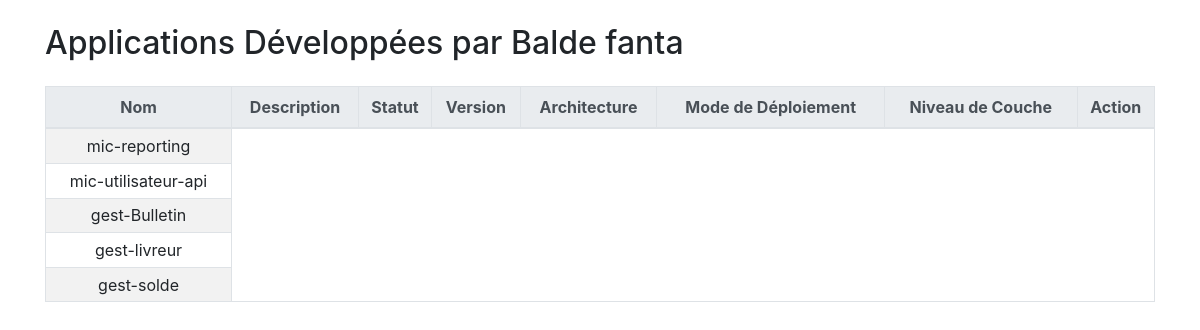
The page /autre/apppers.php?idpers=6 on the database its author committed.
### tables this page shows
CREATE TABLE `personne` (
  `id` int NOT NULL AUTO_INCREMENT,
  `nom` varchar(15) NOT NULL,
  `prenom` varchar(30) NOT NULL,
  `email` varchar(50) NOT NULL,
  `telephone` varchar(15) NOT NULL,
  `idtypers` int DEFAULT NULL,
  PRIMARY KEY (`id`),
  KEY `idtypers` (`idtypers`),
  CONSTRAINT `personne_ibfk_1` FOREIGN KEY (`idtypers`) REFERENCES `type_personne` (`id`)
);

CREATE TABLE `application` (
  `id` int NOT NULL AUTO_INCREMENT,
  `nom` varchar(20) NOT NULL,
  `description` varchar(200) NOT NULL,
  `statut` varchar(20) NOT NULL,
  `version` varchar(10) NOT NULL,
  `idarch` int DEFAULT NULL,
  `idmopl` int DEFAULT NULL,
  `idnicou` int DEFAULT NULL,
  PRIMARY KEY (`id`),
  KEY `idarch` (`idarch`),
  KEY `idmopl` (`idmopl`),
  KEY `idnicou` (`idnicou`),
  CONSTRAINT `application_ibfk_1` FOREIGN KEY (`idarch`) REFERENCES `architecture` (`id`),
  CONSTRAINT `application_ibfk_2` FOREIGN KEY (`idmopl`) REFERENCES `mode_deploiement` (`id`),
  CONSTRAINT `application_ibfk_3` FOREIGN KEY (`idnicou`) REFERENCES `niveau_couche` (`id`)
);

### autre/apppers.php (the view, shortened to what this page needs)
<?php
try {
    $mysql = new PDO('mysql:host=localhost;dbname=gest_app', 'root', 'lucia');
    $mysql->setAttribute(PDO::ATTR_ERRMODE, PDO::ERRMODE_EXCEPTION);
} catch (PDOException $e) {
    die("Erreur de connexion : " . $e->getMessage());
}
$idpers = isset($_GET['idpers']) ? intval($_GET['idpers']) : '';
$sql = "
SELECT
    personne.nom AS nom_personne,
    personne.prenom AS prenom_personne,
    application.nom AS nom_application
FROM
    developper
JOIN
    personne ON developper.idpers = personne.id
JOIN
    application ON developper.idapp = application.id
WHERE
    developper.idpers = :idpers;
";
$stmt = $mysql->prepare($sql);
$stmt->bindParam(':idpers', $idpers);
$stmt->execute();
$applications = $stmt->fetchAll(PDO::FETCH_ASSOC);
?>
<!DOCTYPE html>
<html lang="fr">
<head>
    <link rel="stylesheet" href="https://stackpath.bootstrapcdn.com/bootstrap/4.5.2/css/bootstrap.min.css">
</head>
<body>
    <div class="container mt-4">
        <h2 class="mb-4">Applications Développées par <?= htmlspecialchars($applications[0]['nom_personne']) . ' ' . htmlspecialchars($applications[0]['prenom_personne']) ?></h2>
        <?php if (count($applications) > 0) : ?>
            <table class="table table-striped table-bordered table-sm text-center">
                <thead class="thead-light">
                    <tr>
                        <th class="py-2">Nom</th>
                    <th class="py-2">Description</th>
                    <th class="py-2">Statut</th>
                    <th class="py-2">Version</th>
                    <th class="py-2">Architecture</th>
                    <th class="py-2">Mode de Déploiement</th>
                    <th class="py-2">Niveau de Couche</th>
                    <th class="py-2">Action</th>
                    </tr>
                </thead>
                <tbody>
                    <?php foreach ($applications as $application) : ?>
                        <tr>
                            <td><?= htmlspecialchars($application['nom_application']) ?></td>
                        </tr>
                    <?php endforeach; ?>
                </tbody>
            </table>
        <?php else : ?>
            <p>Aucune application trouvée pour cette personne.</p>
        <?php endif; ?>
    </div>
</body>
</html>

### rows shown on the page
personne: nom "Balde", prenom "fanta", application.nom "mic-reporting", application.nom "mic-utilisateur-api", application.nom "gest-Bulletin", application.nom "gest-livreur", application.nom "gest-solde"
